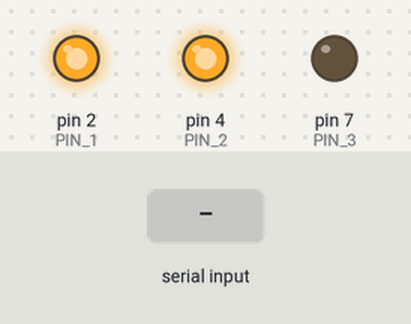
Recording of a sketch running on a simulated Arduino Uno, built with avr-gcc and run on an emulated ATmega328P. Shown: output pins drawn as LEDs (lit = HIGH). The test bench sets the inputs (shaded band).

Above: at 1.2 s.
1.3 s: "w" received over Serial
At 1.4 s:
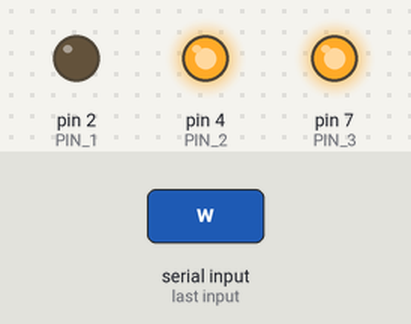
At 2.2 s:
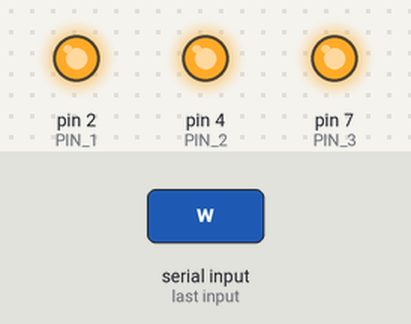
3.0 s: "l" received over Serial
At 3.4 s:
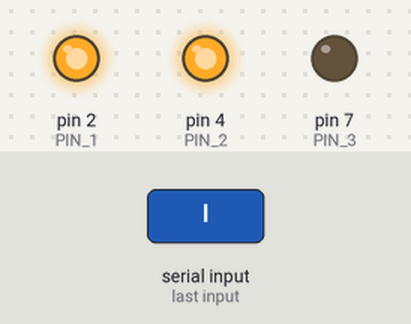
Timing chart, 0 to 6.0 s (numbered marks = the images above; inputs shaded):
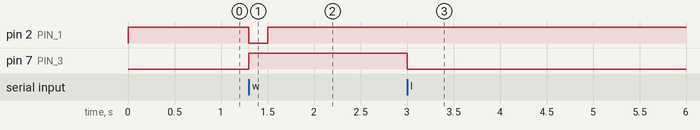

The sketch:

Control.ino
```cpp
#define PIN_1 2
#define PIN_2 4
#define PIN_3 7

void setup() {
  pinMode(PIN_1, OUTPUT);
  pinMode(PIN_2, OUTPUT);
  pinMode(PIN_3, OUTPUT);

  Serial.begin(9600);

  digitalWrite(PIN_1, HIGH);
  digitalWrite(PIN_2, HIGH);
  digitalWrite(PIN_3, LOW);
}

void loop() {
  if (Serial.available() > 0) {
    char receivedChar = Serial.read();
    if (receivedChar == 'w') {
      digitalWrite(PIN_1, LOW);
      digitalWrite(PIN_3, HIGH);
      delay(200);
      digitalWrite(PIN_1, HIGH);
    }
    else if (receivedChar == 'l') {
      digitalWrite(PIN_3, LOW);
    }
  }
}
```

Measured:
- after the input at 1.3 s, pin 2 (PIN_1): HIGH → LOW at once, → HIGH 0.20 s later; pin 7 (PIN_3): LOW → HIGH at once
- after the input at 3.0 s, pin 7 (PIN_3): HIGH → LOW at once
